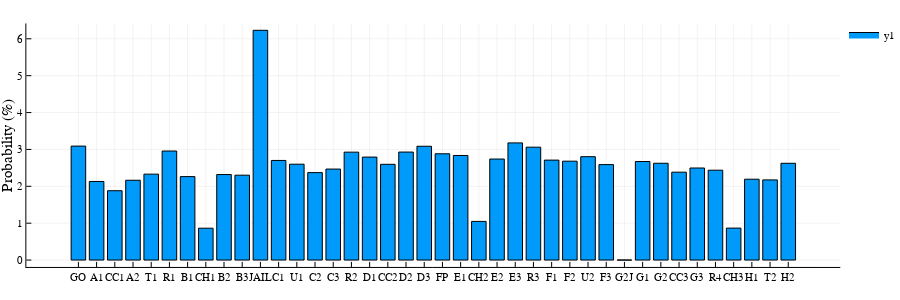

The notebook cell saved with this chart:
### Markdown cell above
20 million total simulated turns yields the correct modal string:

### Code cell
dice = Dice(6, 2)
simulate(dice, 4, 500, 10000)

### Figure 1 — Plotly figure (JSON) as saved in the notebook; plotly's stock layout.template omitted (floating-point values rounded to 4 significant figures)
{"data": [{"fill": "tozeroy", "fillcolor": "rgba(0, 154, 250, 1.000)", "hoverinfo": "none", "legendgroup": "y1", "line": {"color": "rgba(0, 0, 0, 1.000)", "dash": "solid", "width": 1}, "mode": "lines", "name": "y1", "showlegend": true, "type": "scatter", "x": [0.1, 0.1, 0.9, 0.9, 0.1, 0.1], "xaxis": "x1", "y": [3.09, 0, 0, 3.09, 3.09, 3.09], "yaxis": "y1"}, {"fill": "tozeroy", "fillcolor": "rgba(0, 154, 250, 1.000)", "hoverinfo": "none", "legendgroup": "y1", "line": {"color": "rgba(0, 0, 0, 1.000)", "dash": "solid", "width": 1}, "mode": "lines", "name": "y1", "showlegend": false, "type": "scatter", "x": [1.1, 1.1, 1.9, 1.9, 1.1, 1.1], "xaxis": "x1", "y": [2.131, 0, 0, 2.131, 2.131, 2.131], "yaxis": "y1"}, {"fill": "tozeroy", "fillcolor": "rgba(0, 154, 250, 1.000)", "hoverinfo": "none", "legendgroup": "y1", "line": {"color": "rgba(0, 0, 0, 1.000)", "dash": "solid", "width": 1}, "mode": "lines", "name": "y1", "showlegend": false, "type": "scatter", "x": [2.1, 2.1, 2.9, 2.9, 2.1, 2.1], "xaxis": "x1", "y": [1.881, 0, 0, 1.881, 1.881, 1.881], "yaxis": "y1"}, {"fill": "tozeroy", "fillcolor": "rgba(0, 154, 250, 1.000)", "hoverinfo": "none", "legendgroup": "y1", "line": {"color": "rgba(0, 0, 0, 1.000)", "dash": "solid", "width": 1}, "mode": "lines", "name": "y1", "showlegend": false, "type": "scatter", "x": [3.1, 3.1, 3.9, 3.9, 3.1, 3.1], "xaxis": "x1", "y": [2.164, 0, 0, 2.164, 2.164, 2.164], "yaxis": "y1"}, {"fill": "tozeroy", "fillcolor": "rgba(0, 154, 250, 1.000)", "hoverinfo": "none", "legendgroup": "y1", "line": {"color": "rgba(0, 0, 0, 1.000)", "dash": "solid", "width": 1}, "mode": "lines", "name": "y1", "showlegend": false, "type": "scatter", "x": [4.1, 4.1, 4.9, 4.9, 4.1, 4.1], "xaxis": "x1", "y": [2.33, 0, 0, 2.33, 2.33, 2.33], "yaxis": "y1"}, {"fill": "tozeroy", "fillcolor": "rgba(0, 154, 250, 1.000)", "hoverinfo": "none", "legendgroup": "y1", "line": {"color": "rgba(0, 0, 0, 1.000)", "dash": "solid", "width": 1}, "mode": "lines", "name": "y1", "showlegend": false, "type": "scatter", "x": [5.1, 5.1, 5.9, 5.9, 5.1, 5.1], "xaxis": "x1", "y": [2.957, 0, 0, 2.957, 2.957, 2.957], "yaxis": "y1"}, {"fill": "tozeroy", "fillcolor": "rgba(0, 154, 250, 1.000)", "hoverinfo": "none", "legendgroup": "y1", "line": {"color": "rgba(0, 0, 0, 1.000)", "dash": "solid", "width": 1}, "mode": "lines", "name": "y1", "showlegend": false, "type": "scatter", "x": [6.1, 6.1, 6.9, 6.9, 6.1, 6.1], "xaxis": "x1", "y": [2.263, 0, 0, 2.263, 2.263, 2.263], "yaxis": "y1"}, {"fill": "tozeroy", "fillcolor": "rgba(0, 154, 250, 1.000)", "hoverinfo": "none", "legendgroup": "y1", "line": {"color": "rgba(0, 0, 0, 1.000)", "dash": "solid", "width": 1}, "mode": "lines", "name": "y1", "showlegend": false, "type": "scatter", "x": [7.1, 7.1, 7.9, 7.9, 7.1, 7.1], "xaxis": "x1", "y": [0.864, 0, 0, 0.864, 0.864, 0.864], "yaxis": "y1"}, {"fill": "tozeroy", "fillcolor": "rgba(0, 154, 250, 1.000)", "hoverinfo": "none", "legendgroup": "y1", "line": {"color": "rgba(0, 0, 0, 1.000)", "dash": "solid", "width": 1}, "mode": "lines", "name": "y1", "showlegend": false, "type": "scatter", "x": [8.1, 8.1, 8.9, 8.9, 8.1, 8.1], "xaxis": "x1", "y": [2.319, 0, 0, 2.319, 2.319, 2.319], "yaxis": "y1"}, {"fill": "tozeroy", "fillcolor": "rgba(0, 154, 250, 1.000)", "hoverinfo": "none", "legendgroup": "y1", "line": {"color": "rgba(0, 0, 0, 1.000)", "dash": "solid", "width": 1}, "mode": "lines", "name": "y1", "showlegend": false, "type": "scatter", "x": [9.1, 9.1, 9.9, 9.9, 9.1, 9.1], "xaxis": "x1", "y": [2.302, 0, 0, 2.302, 2.302, 2.302], "yaxis": "y1"}, {"fill": "tozeroy", "fillcolor": "rgba(0, 154, 250, 1.000)", "hoverinfo": "none", "legendgroup": "y1", "line": {"color": "rgba(0, 0, 0, 1.000)", "dash": "solid", "width": 1}, "mode": "lines", "name": "y1", "showlegend": false, "type": "scatter", "x": [10.1, 10.1, 10.9, 10.9, 10.1, 10.1], "xaxis": "x1", "y": [6.23, 0, 0, 6.23, 6.23, 6.23], "yaxis": "y1"}, {"fill": "tozeroy", "fillcolor": "rgba(0, 154, 250, 1.000)", "hoverinfo": "none", "legendgroup": "y1", "line": {"color": "rgba(0, 0, 0, 1.000)", "dash": "solid", "width": 1}, "mode": "lines", "name": "y1", "showlegend": false, "type": "scatter", "x": [11.1, 11.1, 11.9, 11.9, 11.1, 11.1], "xaxis": "x1", "y": [2.701, 0, 0, 2.701, 2.701, 2.701], "yaxis": "y1"}, {"fill": "tozeroy", "fillcolor": "rgba(0, 154, 250, 1.000)", "hoverinfo": "none", "legendgroup": "y1", "line": {"color": "rgba(0, 0, 0, 1.000)", "dash": "solid", "width": 1}, "mode": "lines", "name": "y1", "showlegend": false, "type": "scatter", "x": [12.1, 12.1, 12.9, 12.9, 12.1, 12.1], "xaxis": "x1", "y": [2.6, 0, 0, 2.6, 2.6, 2.6], "yaxis": "y1"}, {"fill": "tozeroy", "fillcolor": "rgba(0, 154, 250, 1.000)", "hoverinfo": "none", "legendgroup": "y1", "line": {"color": "rgba(0, 0, 0, 1.000)", "dash": "solid", "width": 1}, "mode": "lines", "name": "y1", "showlegend": false, "type": "scatter", "x": [13.1, 13.1, 13.9, 13.9, 13.1, 13.1], "xaxis": "x1", "y": [2.371, 0, 0, 2.371, 2.371, 2.371], "yaxis": "y1"}, {"fill": "tozeroy", "fillcolor": "rgba(0, 154, 250, 1.000)", "hoverinfo": "none", "legendgroup": "y1", "line": {"color": "rgba(0, 0, 0, 1.000)", "dash": "solid", "width": 1}, "mode": "lines", "name": "y1", "showlegend": false, "type": "scatter", "x": [14.1, 14.1, 14.9, 14.9, 14.1, 14.1], "xaxis": "x1", "y": [2.467, 0, 0, 2.467, 2.467, 2.467], "yaxis": "y1"}, {"fill": "tozeroy", "fillcolor": "rgba(0, 154, 250, 1.000)", "hoverinfo": "none", "legendgroup": "y1", "line": {"color": "rgba(0, 0, 0, 1.000)", "dash": "solid", "width": 1}, "mode": "lines", "name": "y1", "showlegend": false, "type": "scatter", "x": [15.1, 15.1, 15.9, 15.9, 15.1, 15.1], "xaxis": "x1", "y": [2.926, 0, 0, 2.926, 2.926, 2.926], "yaxis": "y1"}, {"fill": "tozeroy", "fillcolor": "rgba(0, 154, 250, 1.000)", "hoverinfo": "none", "legendgroup": "y1", "line": {"color": "rgba(0, 0, 0, 1.000)", "dash": "solid", "width": 1}, "mode": "lines", "name": "y1", "showlegend": false, "type": "scatter", "x": [16.1, 16.1, 16.9, 16.9, 16.1, 16.1], "xaxis": "x1", "y": [2.792, 0, 0, 2.792, 2.792, 2.792], "yaxis": "y1"}, {"fill": "tozeroy", "fillcolor": "rgba(0, 154, 250, 1.000)", "hoverinfo": "none", "legendgroup": "y1", "line": {"color": "rgba(0, 0, 0, 1.000)", "dash": "solid", "width": 1}, "mode": "lines", "name": "y1", "showlegend": false, "type": "scatter", "x": [17.1, 17.1, 17.9, 17.9, 17.1, 17.1], "xaxis": "x1", "y": [2.597, 0, 0, 2.597, 2.597, 2.597], "yaxis": "y1"}, {"fill": "tozeroy", "fillcolor": "rgba(0, 154, 250, 1.000)", "hoverinfo": "none", "legendgroup": "y1", "line": {"color": "rgba(0, 0, 0, 1.000)", "dash": "solid", "width": 1}, "mode": "lines", "name": "y1", "showlegend": false, "type": "scatter", "x": [18.1, 18.1, 18.9, 18.9, 18.1, 18.1], "xaxis": "x1", "y": [2.929, 0, 0, 2.929, 2.929, 2.929], "yaxis": "y1"}, {"fill": "tozeroy", "fillcolor": "rgba(0, 154, 250, 1.000)", "hoverinfo": "none", "legendgroup": "y1", "line": {"color": "rgba(0, 0, 0, 1.000)", "dash": "solid", "width": 1}, "mode": "lines", "name": "y1", "showlegend": false, "type": "scatter", "x": [19.1, 19.1, 19.9, 19.9, 19.1, 19.1], "xaxis": "x1", "y": [3.086, 0, 0, 3.086, 3.086, 3.086], "yaxis": "y1"}, {"fill": "tozeroy", "fillcolor": "rgba(0, 154, 250, 1.000)", "hoverinfo": "none", "legendgroup": "y1", "line": {"color": "rgba(0, 0, 0, 1.000)", "dash": "solid", "width": 1}, "mode": "lines", "name": "y1", "showlegend": false, "type": "scatter", "x": [20.1, 20.1, 20.9, 20.9, 20.1, 20.1], "xaxis": "x1", "y": [2.882, 0, 0, 2.882, 2.882, 2.882], "yaxis": "y1"}, {"fill": "tozeroy", "fillcolor": "rgba(0, 154, 250, 1.000)", "hoverinfo": "none", "legendgroup": "y1", "line": {"color": "rgba(0, 0, 0, 1.000)", "dash": "solid", "width": 1}, "mode": "lines", "name": "y1", "showlegend": false, "type": "scatter", "x": [21.1, 21.1, 21.9, 21.9, 21.1, 21.1], "xaxis": "x1", "y": [2.836, 0, 0, 2.836, 2.836, 2.836], "yaxis": "y1"}, {"fill": "tozeroy", "fillcolor": "rgba(0, 154, 250, 1.000)", "hoverinfo": "none", "legendgroup": "y1", "line": {"color": "rgba(0, 0, 0, 1.000)", "dash": "solid", "width": 1}, "mode": "lines", "name": "y1", "showlegend": false, "type": "scatter", "x": [22.1, 22.1, 22.9, 22.9, 22.1, 22.1], "xaxis": "x1", "y": [1.048, 0, 0, 1.048, 1.048, 1.048], "yaxis": "y1"}, {"fill": "tozeroy", "fillcolor": "rgba(0, 154, 250, 1.000)", "hoverinfo": "none", "legendgroup": "y1", "line": {"color": "rgba(0, 0, 0, 1.000)", "dash": "solid", "width": 1}, "mode": "lines", "name": "y1", "showlegend": false, "type": "scatter", "x": [23.1, 23.1, 23.9, 23.9, 23.1, 23.1], "xaxis": "x1", "y": [2.74, 0, 0, 2.74, 2.74, 2.74], "yaxis": "y1"}, {"fill": "tozeroy", "fillcolor": "rgba(0, 154, 250, 1.000)", "hoverinfo": "none", "legendgroup": "y1", "line": {"color": "rgba(0, 0, 0, 1.000)", "dash": "solid", "width": 1}, "mode": "lines", "name": "y1", "showlegend": false, "type": "scatter", "x": [24.1, 24.1, 24.9, 24.9, 24.1, 24.1], "xaxis": "x1", "y": [3.177, 0, 0, 3.177, 3.177, 3.177], "yaxis": "y1"}, {"fill": "tozeroy", "fillcolor": "rgba(0, 154, 250, 1.000)", "hoverinfo": "none", "legendgroup": "y1", "line": {"color": "rgba(0, 0, 0, 1.000)", "dash": "solid", "width": 1}, "mode": "lines", "name": "y1", "showlegend": false, "type": "scatter", "x": [25.1, 25.1, 25.9, 25.9, 25.1, 25.1], "xaxis": "x1", "y": [3.061, 0, 0, 3.061, 3.061, 3.061], "yaxis": "y1"}, {"fill": "tozeroy", "fillcolor": "rgba(0, 154, 250, 1.000)", "hoverinfo": "none", "legendgroup": "y1", "line": {"color": "rgba(0, 0, 0, 1.000)", "dash": "solid", "width": 1}, "mode": "lines", "name": "y1", "showlegend": false, "type": "scatter", "x": [26.1, 26.1, 26.9, 26.9, 26.1, 26.1], "xaxis": "x1", "y": [2.71, 0, 0, 2.71, 2.71, 2.71], "yaxis": "y1"}, {"fill": "tozeroy", "fillcolor": "rgba(0, 154, 250, 1.000)", "hoverinfo": "none", "legendgroup": "y1", "line": {"color": "rgba(0, 0, 0, 1.000)", "dash": "solid", "width": 1}, "mode": "lines", "name": "y1", "showlegend": false, "type": "scatter", "x": [27.1, 27.1, 27.9, 27.9, 27.1, 27.1], "xaxis": "x1", "y": [2.682, 0, 0, 2.682, 2.682, 2.682], "yaxis": "y1"}, {"fill": "tozeroy", "fillcolor": "rgba(0, 154, 250, 1.000)", "hoverinfo": "none", "legendgroup": "y1", "line": {"color": "rgba(0, 0, 0, 1.000)", "dash": "solid", "width": 1}, "mode": "lines", "name": "y1", "showlegend": false, "type": "scatter", "x": [28.1, 28.1, 28.9, 28.9, 28.1, 28.1], "xaxis": "x1", "y": [2.803, 0, 0, 2.803, 2.803, 2.803], "yaxis": "y1"}, {"fill": "tozeroy", "fillcolor": "rgba(0, 154, 250, 1.000)", "hoverinfo": "none", "legendgroup": "y1", "line": {"color": "rgba(0, 0, 0, 1.000)", "dash": "solid", "width": 1}, "mode": "lines", "name": "y1", "showlegend": false, "type": "scatter", "x": [29.1, 29.1, 29.9, 29.9, 29.1, 29.1], "xaxis": "x1", "y": [2.588, 0, 0, 2.588, 2.588, 2.588], "yaxis": "y1"}, {"fill": "tozeroy", "fillcolor": "rgba(0, 154, 250, 1.000)", "hoverinfo": "none", "legendgroup": "y1", "line": {"color": "rgba(0, 0, 0, 1.000)", "dash": "solid", "width": 1}, "mode": "lines", "name": "y1", "showlegend": false, "type": "scatter", "x": [30.1, 30.1, 30.9, 30.9, 30.1, 30.1], "xaxis": "x1", "y": [0, 0, 0, 0, 0, 0], "yaxis": "y1"}, {"fill": "tozeroy", "fillcolor": "rgba(0, 154, 250, 1.000)", "hoverinfo": "none", "legendgroup": "y1", "line": {"color": "rgba(0, 0, 0, 1.000)", "dash": "solid", "width": 1}, "mode": "lines", "name": "y1", "showlegend": false, "type": "scatter", "x": [31.1, 31.1, 31.9, 31.9, 31.1, 31.1], "xaxis": "x1", "y": [2.672, 0, 0, 2.672, 2.672, 2.672], "yaxis": "y1"}, {"fill": "tozeroy", "fillcolor": "rgba(0, 154, 250, 1.000)", "hoverinfo": "none", "legendgroup": "y1", "line": {"color": "rgba(0, 0, 0, 1.000)", "dash": "solid", "width": 1}, "mode": "lines", "name": "y1", "showlegend": false, "type": "scatter", "x": [32.1, 32.1, 32.9, 32.9, 32.1, 32.1], "xaxis": "x1", "y": [2.625, 0, 0, 2.625, 2.625, 2.625], "yaxis": "y1"}, {"fill": "tozeroy", "fillcolor": "rgba(0, 154, 250, 1.000)", "hoverinfo": "none", "legendgroup": "y1", "line": {"color": "rgba(0, 0, 0, 1.000)", "dash": "solid", "width": 1}, "mode": "lines", "name": "y1", "showlegend": false, "type": "scatter", "x": [33.1, 33.1, 33.9, 33.9, 33.1, 33.1], "xaxis": "x1", "y": [2.383, 0, 0, 2.383, 2.383, 2.383], "yaxis": "y1"}, {"fill": "tozeroy", "fillcolor": "rgba(0, 154, 250, 1.000)", "hoverinfo": "none", "legendgroup": "y1", "line": {"color": "rgba(0, 0, 0, 1.000)", "dash": "solid", "width": 1}, "mode": "lines", "name": "y1", "showlegend": false, "type": "scatter", "x": [34.1, 34.1, 34.9, 34.9, 34.1, 34.1], "xaxis": "x1", "y": [2.496, 0, 0, 2.496, 2.496, 2.496], "yaxis": "y1"}, {"fill": "tozeroy", "fillcolor": "rgba(0, 154, 250, 1.000)", "hoverinfo": "none", "legendgroup": "y1", "line": {"color": "rgba(0, 0, 0, 1.000)", "dash": "solid", "width": 1}, "mode": "lines", "name": "y1", "showlegend": false, "type": "scatter", "x": [35.1, 35.1, 35.9, 35.9, 35.1, 35.1], "xaxis": "x1", "y": [2.437, 0, 0, 2.437, 2.437, 2.437], "yaxis": "y1"}, {"fill": "tozeroy", "fillcolor": "rgba(0, 154, 250, 1.000)", "hoverinfo": "none", "legendgroup": "y1", "line": {"color": "rgba(0, 0, 0, 1.000)", "dash": "solid", "width": 1}, "mode": "lines", "name": "y1", "showlegend": false, "type": "scatter", "x": [36.1, 36.1, 36.9, 36.9, 36.1, 36.1], "xaxis": "x1", "y": [0.8666, 0, 0, 0.8666, 0.8666, 0.8666], "yaxis": "y1"}, {"fill": "tozeroy", "fillcolor": "rgba(0, 154, 250, 1.000)", "hoverinfo": "none", "legendgroup": "y1", "line": {"color": "rgba(0, 0, 0, 1.000)", "dash": "solid", "width": 1}, "mode": "lines", "name": "y1", "showlegend": false, "type": "scatter", "x": [37.1, 37.1, 37.9, 37.9, 37.1, 37.1], "xaxis": "x1", "y": [2.192, 0, 0, 2.192, 2.192, 2.192], "yaxis": "y1"}, {"fill": "tozeroy", "fillcolor": "rgba(0, 154, 250, 1.000)", "hoverinfo": "none", "legendgroup": "y1", "line": {"color": "rgba(0, 0, 0, 1.000)", "dash": "solid", "width": 1}, "mode": "lines", "name": "y1", "showlegend": false, "type": "scatter", "x": [38.1, 38.1, 38.9, 38.9, 38.1, 38.1], "xaxis": "x1", "y": [2.174, 0, 0, 2.174, 2.174, 2.174], "yaxis": "y1"}, {"fill": "tozeroy", "fillcolor": "rgba(0, 154, 250, 1.000)", "hoverinfo": "none", "legendgroup": "y1", "line": {"color": "rgba(0, 0, 0, 1.000)", "dash": "solid", "width": 1}, "mode": "lines", "name": "y1", "showlegend": false, "type": "scatter", "x": [39.1, 39.1, 39.9, 39.9, 39.1, 39.1], "xaxis": "x1", "y": [2.624, 0, 0, 2.624, 2.624, 2.624], "yaxis": "y1"}], "layout": {"annotations": [], "height": 300, "legend": {"bgcolor": "rgba(255, 255, 255, 1.000)", "bordercolor": "rgba(0, 0, 0, 1.000)", "font": {"color": "rgba(0, 0, 0, 1.000)", "family": "sans-serif", "size": 11}, "tracegroupgap": 0, "x": 1, "y": 1}, "margin": {"b": 20, "l": 0, "r": 0, "t": 20}, "paper_bgcolor": "rgba(255, 255, 255, 1.000)", "plot_bgcolor": "rgba(255, 255, 255, 1.000)", "showlegend": true, "width": 900, "xaxis": {"anchor": "y1", "domain": [0.03123, 0.9956], "gridcolor": "rgba(0, 0, 0, 0.100)", "gridwidth": 0.5, "linecolor": "rgba(0, 0, 0, 1.000)", "mirror": false, "range": [-2.36, 42.36], "showgrid": true, "showline": true, "showticklabels": true, "tickangle": 0, "tickcolor": "rgb(0, 0, 0)", "tickfont": {"color": "rgba(0, 0, 0, 1.000)", "family": "sans-serif", "size": 11}, "tickmode": "array", "ticks": "inside", "ticktext": ["GO", "A1", "CC1", "A2", "T1", "R1", "B1", "CH1", "B2", "B3", "JAIL", "C1", "U1", "C2", "C3", "R2", "D1", "CC2", "D2", "D3", "FP", "E1", "CH2", "E2", "E3", "R3", "F1", "F2", "U2", "F3", "G2J", "G1", "G2", "CC3", "G3", "R4", "CH3", "H1", "T2", "H2"], "tickvals": [0.5, 1.5, 2.5, 3.5, 4.5, 5.5, 6.5, 7.5, 8.5, 9.5, 10.5, 11.5, 12.5, 13.5, 14.5, 15.5, 16.5, 17.5, 18.5, 19.5, 20.5, 21.5, 22.5, 23.5, 24.5, 25.5, 26.5, 27.5, 28.5, 29.5, 30.5, 31.5, 32.5, 33.5, 34.5, 35.5, 36.5, 37.5, 38.5, 39.5], "title": "", "titlefont": {"color": "rgba(0, 0, 0, 1.000)", "family": "sans-serif", "size": 15}, "type": "-", "visible": true, "zeroline": false, "zerolinecolor": "rgba(0, 0, 0, 1.000)"}, "yaxis": {"anchor": "x1", "domain": [0.05016, 0.9869], "gridcolor": "rgba(0, 0, 0, 0.100)", "gridwidth": 0.5, "linecolor": "rgba(0, 0, 0, 1.000)", "mirror": false, "range": [-0.1869, 6.417], "showgrid": true, "showline": true, "showticklabels": true, "tickangle": 0, "tickcolor": "rgb(0, 0, 0)", "tickfont": {"color": "rgba(0, 0, 0, 1.000)", "family": "sans-serif", "size": 11}, "tickmode": "array", "ticks": "inside", "ticktext": ["0", "1", "2", "3", "4", "5", "6"], "tickvals": [0, 1, 2, 3, 4, 5, 6], "title": "Probability (%)", "titlefont": {"color": "rgba(0, 0, 0, 1.000)", "family": "sans-serif", "size": 15}, "type": "-", "visible": true, "zeroline": false, "zerolinecolor": "rgba(0, 0, 0, 1.000)"}}}
